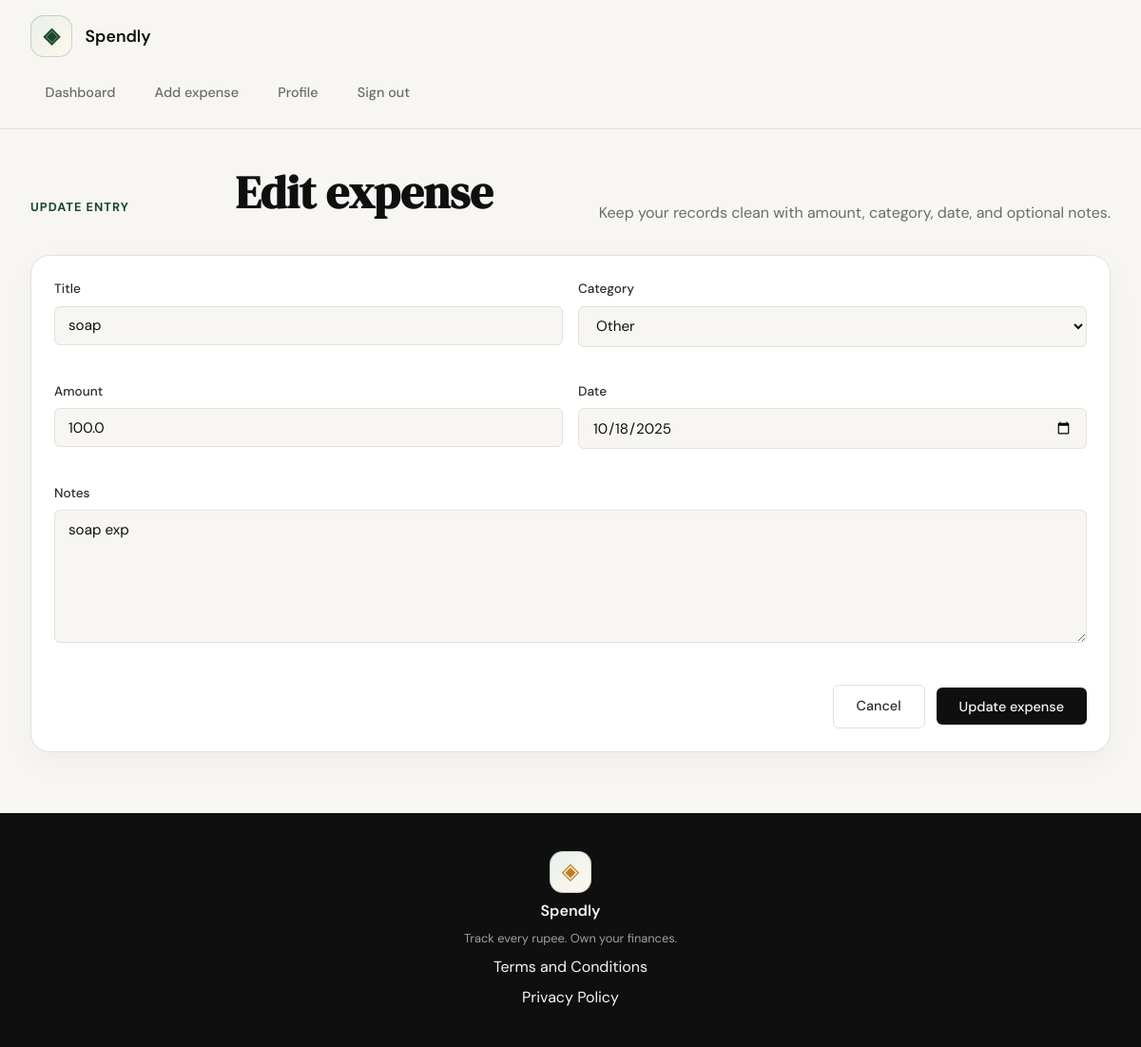
The app's page /expenses/2/edit (signed in) with its own data.
### tables this page shows
CREATE TABLE expenses (
                id INTEGER PRIMARY KEY AUTOINCREMENT,
                user_id INTEGER NOT NULL,
                title TEXT NOT NULL,
                category TEXT NOT NULL,
                amount REAL NOT NULL CHECK(amount > 0),
                expense_date TEXT NOT NULL,
                notes TEXT,
                created_at TEXT NOT NULL DEFAULT CURRENT_TIMESTAMP,
                FOREIGN KEY (user_id) REFERENCES users(id) ON DELETE CASCADE
            );

### app.py (the view, shortened to what this page needs)
@app.route("/expenses/<int:id>/edit", methods=["GET", "POST"])
@login_required
def edit_expense(id):
    expense = get_expense_by_id(id, g.user["id"])
    if expense is None:
        abort(404)
    return render_template("expense_form.html", form_mode="edit", expense=expense, expense_id=id)

### app.py (called while the page is built)
def login_required(view):
    @wraps(view)
    def wrapped_view(*args, **kwargs):
        if g.user is None:
            flash("Please sign in to continue.", "error")
            return redirect(url_for("login"))
        return view(*args, **kwargs)
    return wrapped_view

@app.before_request
def load_current_user():
    user_id = session.get("user_id")
    g.user = get_user_by_id(user_id) if user_id else None

@app.context_processor
def inject_globals():
    return {"categories": CATEGORIES}

### database/db.py (called while the page is built)
def get_db():
    conn = sqlite3.connect(DATABASE)
    conn.row_factory = sqlite3.Row
    conn.execute("PRAGMA foreign_keys = ON")
    return conn

def get_user_by_id(user_id):
    with get_db() as db:
        return db.execute(
            "SELECT * FROM users WHERE id = ?",
            (user_id,),
        ).fetchone()

def get_expense_by_id(expense_id, user_id):
    with get_db() as db:
        return db.execute(
            """
            SELECT *
            FROM expenses
            WHERE id = ? AND user_id = ?
            """,
            (expense_id, user_id),
        ).fetchone()

### templates/expense_form.html (shortened to what this page needs)
{% extends "base.html" %}
{% block content %}
<section class="editor-page">
    <div class="editor-shell">
        <div class="editor-header">
            <p class="dashboard-eyebrow">{{ "New entry" if form_mode == "add" else "Update entry" }}</p>
            <h1 class="dashboard-title">{{ "Add an expense" if form_mode == "add" else "Edit expense" }}</h1>
            <p class="dashboard-subtitle">Keep your records clean with amount, category, date, and optional notes.</p>
        </div>
        <div class="editor-card">
            <form method="POST" action="{{ url_for('add_expense') if form_mode == 'add' else url_for('edit_expense', id=expense_id) }}">
                <div class="form-grid">
                    <div class="form-group">
                        <label for="title">Title</label>
                        <input
                            type="text"
                            id="title"
                            name="title"
                            class="form-input"
                            placeholder="Groceries, Uber, Rent"
                            value="{{ expense['title'] if expense else '' }}"
                            required>
                    </div>
                    <div class="form-group">
                        <label for="category">Category</label>
                        <select id="category" name="category" class="form-input" required>
                            {% for category in categories %}
                            <option value="{{ category }}" {% if expense and expense["category"] == category %}selected{% endif %}>
                                {{ category }}
                            </option>
                            {% endfor %}
                        </select>
                    </div>
                    <div class="form-group">
                        <label for="amount">Amount</label>
                        <input
                            type="number"
                            step="0.01"
                            min="0.01"
                            id="amount"
                            name="amount"
                            class="form-input"
                            placeholder="0.00"
                            value="{{ expense['amount'] if expense else '' }}"
                            required>
                    </div>
                    <div class="form-group">
                        <label for="expense_date">Date</label>
                        <input
                            type="date"
                            id="expense_date"
                            name="expense_date"
                            class="form-input"
                            value="{{ expense['expense_date'] if expense else '' }}"
                            required>
                    </div>
                </div>
                <div class="form-group">
                    <label for="notes">Notes</label>
                    <textarea
                        id="notes"
                        name="notes"
                        class="form-input form-textarea"
                        placeholder="Optional details">{{ expense['notes'] if expense and expense['notes'] else '' }}</textarea>
                </div>
                <div class="editor-actions">
                    <a href="{{ url_for('dashboard') }}" class="btn-ghost">Cancel</a>
                    <button type="submit" class="btn-primary">{{ "Save expense" if form_mode == "add" else "Update expense" }}</button>
                </div>
            </form>
        </div>
    </div>
</section>
{% endblock %}

### static/css/style.css (style rules this page uses)
:root { --ink: #0f0f0f; --ink-soft: #2d2d2d; --ink-muted: #6b6b6b; --ink-faint: #a0a0a0; --paper: #f7f6f3; --paper-warm: #f0ede6; --paper-card: #ffffff; --accent: #1a472a; --accent-light: #e8f0eb; --accent-2: #c17f24; --accent-2-light: #fdf3e3; --danger: #c0392b; --danger-light: #fdecea; --border: #e4e1da; --border-soft: #eeebe4; --font-display: 'DM Serif Display', Georgia, serif; --font-body: 'DM Sans', system-ui, sans-serif; --max-width: 1200px; --auth-width: 440px; --radius-sm: 6px; --radius-md: 12px; --radius-lg: 20px; }
*, *::before, *::after { box-sizing: border-box; margin: 0; padding: 0; }
html { font-size: 16px; scroll-behavior: smooth; }
body { background: var(--paper); color: var(--ink); font-family: var(--font-body); font-size: 1rem; line-height: 1.6; -webkit-font-smoothing: antialiased; }
a { color: inherit; text-decoration: none; }
.btn-primary { display: inline-block; background: var(--ink); color: var(--paper); padding: 0.65rem 1.5rem; border-radius: var(--radius-sm); font-family: var(--font-body); font-size: 0.9rem; font-weight: 500; cursor: pointer; border: none; transition: background 0.2s; text-decoration: none; }
.btn-ghost { display: inline-block; background: transparent; color: var(--ink-soft); padding: 0.65rem 1.5rem; border-radius: var(--radius-sm); font-size: 0.9rem; font-weight: 500; border: 1px solid var(--border); transition: all 0.2s; text-decoration: none; }
.form-group { margin-bottom: 1.25rem; }
.form-group label { display: block; font-size: 0.85rem; font-weight: 500; color: var(--ink-soft); margin-bottom: 0.4rem; }
.form-input { width: 100%; padding: 0.6rem 0.875rem; border: 1px solid var(--border); border-radius: var(--radius-sm); font-family: var(--font-body); font-size: 0.95rem; color: var(--ink); background: var(--paper); outline: none; transition: border-color 0.2s; }
.form-input::placeholder { color: var(--ink-faint); }
.dashboard-shell, .editor-shell { max-width: var(--max-width); margin: 0 auto; }
.dashboard-header, .editor-header { display: flex; justify-content: space-between; gap: 1.5rem; align-items: end; margin-bottom: 2rem; }
.dashboard-eyebrow { color: var(--accent); font-size: 0.8rem; font-weight: 700; text-transform: uppercase; letter-spacing: 0.08em; margin-bottom: 0.5rem; }
.dashboard-title { font-family: var(--font-display); font-size: clamp(2rem, 4vw, 3rem); line-height: 1.1; margin-bottom: 0.5rem; }
.dashboard-subtitle { color: var(--ink-muted); max-width: 620px; }
.stat-panel, .dashboard-card, .editor-card { background: var(--paper-card); border: 1px solid var(--border); border-radius: var(--radius-lg); box-shadow: 0 10px 30px rgba(0, 0, 0, 0.04); }
.dashboard-card, .editor-card { padding: 1.5rem; }
.editor-page { padding: 2.5rem 2rem 4rem; }
.editor-card form { display: flex; flex-direction: column; gap: 1rem; }
.form-grid { display: grid; grid-template-columns: repeat(2, 1fr); gap: 1rem; }
.form-textarea { min-height: 140px; resize: vertical; }
.editor-actions { display: flex; justify-content: flex-end; gap: 0.75rem; align-items: center; }

### records on screen
expenses: title "soap", category "Other", amount "100.0", expense_date "10/18/2025", notes "soap exp"

### other values on screen
{{ "New entry" if form_mode == "add" else "Update entry" }} "UPDATE ENTRY"
{{ "Add an expense" if form_mode == "add" else "Edit expense" }} "Edit expense"
{{ "Save expense" if form_mode == "add" else "Update expense" }} "Update expense"
